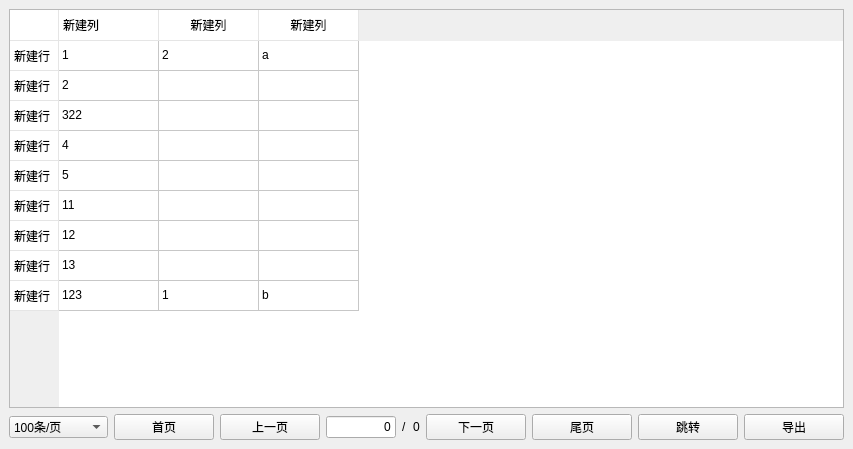
<?xml version="1.0" encoding="UTF-8"?>
<ui version="4.0">
 <class>Form</class>
 <widget class="QWidget" name="Form">
  <property name="geometry">
   <rect>
    <x>0</x>
    <y>0</y>
    <width>853</width>
    <height>449</height>
   </rect>
  </property>
  <property name="windowTitle">
   <string>tablewidget</string>
  </property>
  <layout class="QVBoxLayout" name="verticalLayout">
   <property name="leftMargin">
    <number>9</number>
   </property>
   <property name="topMargin">
    <number>9</number>
   </property>
   <property name="rightMargin">
    <number>9</number>
   </property>
   <property name="bottomMargin">
    <number>9</number>
   </property>
   <item>
    <widget class="MyTableWidget" name="tbw_table">
     <property name="focusPolicy">
      <enum>Qt::NoFocus</enum>
     </property>
     <property name="styleSheet">
      <string notr="true">
/* 如下代码设置列表左上角那个格子的边框线 */
QTableCornerButton::section{ 
  border-top:0px solid #E5E5E5;
  border-left:0px solid #E5E5E5;
  border-right:0.5px solid #E5E5E5;
  border-bottom: 0.5px solid #E5E5E5;
  background-color:white;
}
/* 如下代码设置横向表格头的间隔线，有四个方向的间隔线,不需要间隔线的可以设置为0px */
QHeaderView::section{
  border-top:0px solid #E5E5E5;
  border-left:0px solid #E5E5E5;
  border-right:0.5px solid #E5E5E5;
  border-bottom: 0.5px solid #E5E5E5;
  background-color:white;
  padding:4px;
}
/* 如下代码设置纵向表格头的间隔线，有四个方向的间隔线, 不需要间隔线的可以设置为0px */
QHeaderView::section{
  border-top:0px solid #E5E5E5;
  border-left:0px solid #E5E5E5;
  border-right:0.5px solid #E5E5E5;
  border-bottom: 0.5px solid #E5E5E5;
  background-color:white;
  padding:4px;
}
/* 选中项目 */
QTableWidget::item:selected {
  background-color: rgb(225, 227, 230);  /*rgb(0, 159, 170) (225, 227, 230)*/
  border-radius: 3px; /*圆角度*/
}</string>
     </property>
     <row>
      <property name="text">
       <string>新建行</string>
      </property>
     </row>
     <row>
      <property name="text">
       <string>新建行</string>
      </property>
     </row>
     <row>
      <property name="text">
       <string>新建行</string>
      </property>
     </row>
     <row>
      <property name="text">
       <string>新建行</string>
      </property>
     </row>
     <row>
      <property name="text">
       <string>新建行</string>
      </property>
     </row>
     <row>
      <property name="text">
       <string>新建行</string>
      </property>
     </row>
     <row>
      <property name="text">
       <string>新建行</string>
      </property>
     </row>
     <row>
      <property name="text">
       <string>新建行</string>
      </property>
     </row>
     <row>
      <property name="text">
       <string>新建行</string>
      </property>
     </row>
     <column>
      <property name="text">
       <string>新建列</string>
      </property>
      <property name="textAlignment">
       <set>AlignLeading|AlignVCenter</set>
      </property>
     </column>
     <column>
      <property name="text">
       <string>新建列</string>
      </property>
     </column>
     <column>
      <property name="text">
       <string>新建列</string>
      </property>
     </column>
     <item row="0" column="0">
      <property name="text">
       <string>1</string>
      </property>
     </item>
     <item row="0" column="1">
      <property name="text">
       <string>2</string>
      </property>
     </item>
     <item row="0" column="2">
      <property name="text">
       <string>a</string>
      </property>
     </item>
     <item row="1" column="0">
      <property name="text">
       <string>2</string>
      </property>
     </item>
     <item row="2" column="0">
      <property name="text">
       <string>322</string>
      </property>
     </item>
     <item row="3" column="0">
      <property name="text">
       <string>4</string>
      </property>
     </item>
     <item row="4" column="0">
      <property name="text">
       <string>5</string>
      </property>
     </item>
     <item row="5" column="0">
      <property name="text">
       <string>11</string>
      </property>
     </item>
     <item row="6" column="0">
      <property name="text">
       <string>12</string>
      </property>
     </item>
     <item row="7" column="0">
      <property name="text">
       <string>13</string>
      </property>
     </item>
     <item row="8" column="0">
      <property name="text">
       <string>123</string>
      </property>
     </item>
     <item row="8" column="1">
      <property name="text">
       <string>1</string>
      </property>
     </item>
     <item row="8" column="2">
      <property name="text">
       <string>b</string>
      </property>
     </item>
    </widget>
   </item>
   <item>
    <layout class="QHBoxLayout" name="horizontalLayout">
     <property name="leftMargin">
      <number>0</number>
     </property>
     <property name="topMargin">
      <number>0</number>
     </property>
     <property name="rightMargin">
      <number>0</number>
     </property>
     <property name="bottomMargin">
      <number>0</number>
     </property>
     <item>
      <widget class="ComboBox" name="cbb_cnt">
       <item>
        <property name="text">
         <string>100条/页</string>
        </property>
       </item>
       <item>
        <property name="text">
         <string>1000条/页</string>
        </property>
       </item>
       <item>
        <property name="text">
         <string>10000条/页</string>
        </property>
       </item>
       <item>
        <property name="text">
         <string>100000条/页</string>
        </property>
       </item>
      </widget>
     </item>
     <item>
      <widget class="PushButton" name="btn_first">
       <property name="minimumSize">
        <size>
         <width>100</width>
         <height>0</height>
        </size>
       </property>
       <property name="text">
        <string>首页</string>
       </property>
      </widget>
     </item>
     <item>
      <widget class="PushButton" name="btn_pre">
       <property name="minimumSize">
        <size>
         <width>100</width>
         <height>0</height>
        </size>
       </property>
       <property name="text">
        <string>上一页</string>
       </property>
      </widget>
     </item>
     <item>
      <widget class="LineEdit" name="edt_cur_page">
       <property name="sizePolicy">
        <sizepolicy hsizetype="Fixed" vsizetype="Fixed">
         <horstretch>0</horstretch>
         <verstretch>0</verstretch>
        </sizepolicy>
       </property>
       <property name="maximumSize">
        <size>
         <width>70</width>
         <height>16777215</height>
        </size>
       </property>
       <property name="text">
        <string>0</string>
       </property>
       <property name="alignment">
        <set>Qt::AlignRight|Qt::AlignTrailing|Qt::AlignVCenter</set>
       </property>
      </widget>
     </item>
     <item>
      <widget class="StrongBodyLabel" name="label">
       <property name="text">
        <string>/</string>
       </property>
      </widget>
     </item>
     <item>
      <widget class="BodyLabel" name="lab_cnt_page">
       <property name="text">
        <string>0</string>
       </property>
      </widget>
     </item>
     <item>
      <widget class="PushButton" name="btn_next">
       <property name="minimumSize">
        <size>
         <width>100</width>
         <height>0</height>
        </size>
       </property>
       <property name="text">
        <string>下一页</string>
       </property>
      </widget>
     </item>
     <item>
      <widget class="PushButton" name="btn_last">
       <property name="minimumSize">
        <size>
         <width>100</width>
         <height>0</height>
        </size>
       </property>
       <property name="text">
        <string>尾页</string>
       </property>
      </widget>
     </item>
     <item>
      <widget class="PushButton" name="btn_jump">
       <property name="minimumSize">
        <size>
         <width>100</width>
         <height>0</height>
        </size>
       </property>
       <property name="text">
        <string>跳转</string>
       </property>
      </widget>
     </item>
     <item>
      <spacer name="horizontalSpacer">
       <property name="orientation">
        <enum>Qt::Horizontal</enum>
       </property>
       <property name="sizeHint" stdset="0">
        <size>
         <width>40</width>
         <height>20</height>
        </size>
       </property>
      </spacer>
     </item>
     <item>
      <widget class="PushButton" name="btn_export">
       <property name="minimumSize">
        <size>
         <width>100</width>
         <height>0</height>
        </size>
       </property>
       <property name="text">
        <string>导出</string>
       </property>
      </widget>
     </item>
    </layout>
   </item>
  </layout>
 </widget>
 <customwidgets>
  <customwidget>
   <class>PushButton</class>
   <extends>QPushButton</extends>
   <header location="global">qfluentwidgets</header>
  </customwidget>
  <customwidget>
   <class>LineEdit</class>
   <extends>QLineEdit</extends>
   <header location="global">qfluentwidgets</header>
  </customwidget>
  <customwidget>
   <class>BodyLabel</class>
   <extends>QLabel</extends>
   <header location="global">qfluentwidgets</header>
  </customwidget>
  <customwidget>
   <class>MyTableWidget</class>
   <extends>QTableWidget</extends>
   <header location="global">MyWidget</header>
  </customwidget>
  <customwidget>
   <class>ComboBox</class>
   <extends>QComboBox</extends>
   <header location="global">qfluentwidgets</header>
  </customwidget>
  <customwidget>
   <class>StrongBodyLabel</class>
   <extends>QLabel</extends>
   <header location="global">qfluentwidgets</header>
  </customwidget>
 </customwidgets>
 <resources/>
 <connections/>
</ui>
